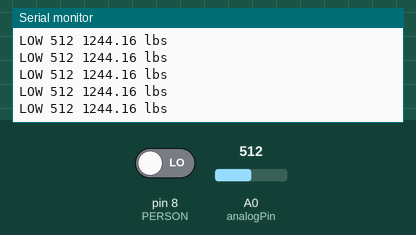
Recording of a sketch running on a simulated Arduino Uno, built with avr-gcc and run on an emulated ATmega328P. Parts: the last lines printed to the serial monitor. The inputs (shaded band) are chosen by the test bench; at power-on: pin 8 (PERSON) LOW, A0 (analogPin) = 512.

Above: at 1.2 s.
1.3 s: pin 8 (PERSON) driven HIGH
At 1.69 s:
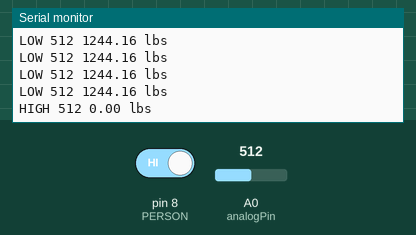
3.5 s: A0 (analogPin) set to 716
At 3.69 s:
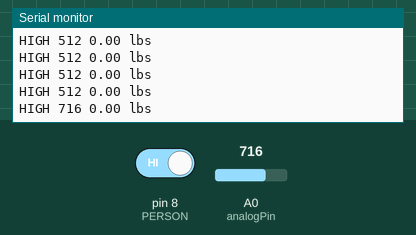
5.0 s: A0 (analogPin) set to 900
At 5.2 s:
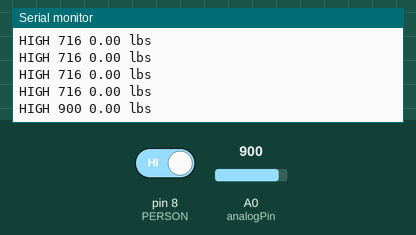
6.5 s: pin 8 (PERSON) driven LOW
At 6.7 s:
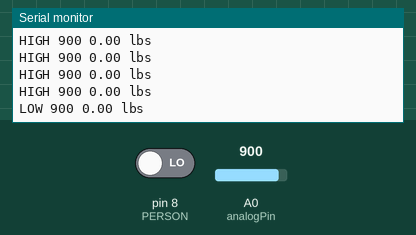
Timing chart, 0 to 9.0 s (numbered marks = the images above; inputs shaded):
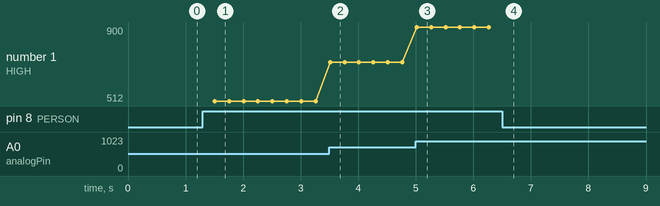

Measured:
- after the input at 1.3 s, the serial monitor: prints a new line after 0.21 s (image 1)
- after the input at 3.5 s, the serial monitor: prints a new line at once (image 2)
- after the input at 5.0 s, the serial monitor: prints a new line at once (image 3)
- after the input at 6.5 s, the serial monitor: prints a new line at once (image 4)
- plotted number 1: 512 → 716 after the input at 3.5 s, 716 → 900 after the input at 5.0 s

The sketch:

Weight-Button.ino
```cpp
int analogPin = 0;     // potentiometer wiper (middle terminal) connected to analog pin 3
                       // outside leads to ground and +5V
int val1 = 0;
int val = 0;           // variable to store the value read
int val2 = 0;

#define PERSON 8


void setup()
{
  Serial.begin(9600);          //  setup serial
  pinMode(PERSON, INPUT);
}


void loop()

{
  if(digitalRead(PERSON) == HIGH)
  {
    Serial.print("HIGH ");
    val1 = analogRead(analogPin);
    val2 = val1;
  }
  else
  {
    Serial.print("LOW ");
    val2 = analogRead(analogPin);
  }

  Serial.print(val2);
  Serial.print(' ');
  Serial.print((val2-val1)*2.43);             // debug value
  Serial.print(" lbs\n");
  delay(250);
}
```
